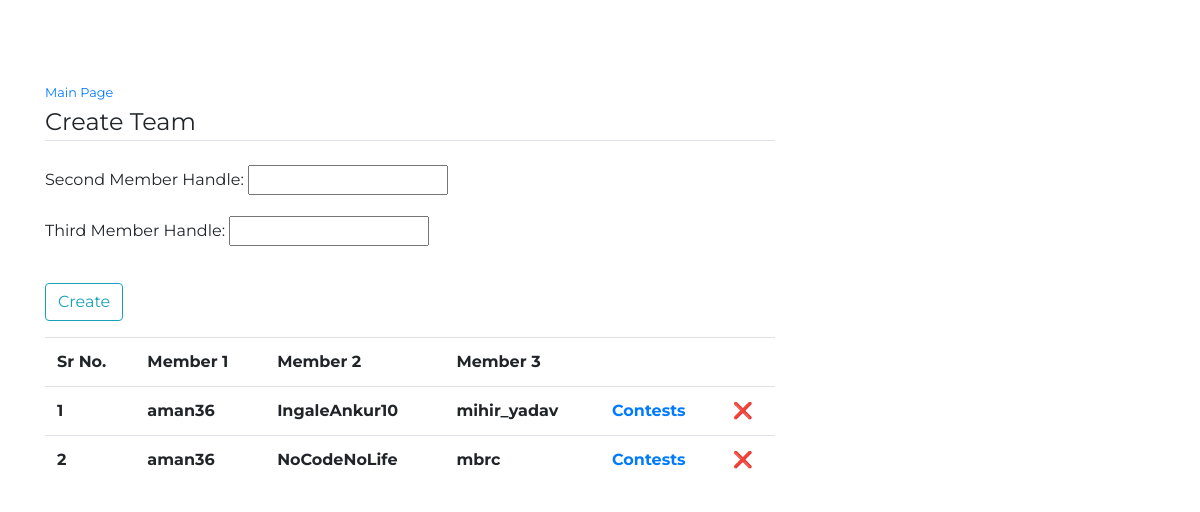
Page /codeforces-frenemies/createteam/ (signed in) on the committed database.
### cfFrenemies/models.py (models this page shows, shortened)
class User_Team(models.Model):
    creator_user = models.ForeignKey(User , on_delete=models.CASCADE , default = None)
    handle2 = models.CharField(max_length = 100)
    handle3 = models.CharField(max_length = 100)
    def __str__(self):
        a = [self.handle2, self.handle3]
        return ''.join(a)

class User(AbstractBaseUser):
    handle = models.CharField(max_length = 100 , unique = True)
    email = models.EmailField(max_length = 255)
    active = models.BooleanField(default=True)
    staff = models.BooleanField(default=False) # a admin user; non super-user
    admin = models.BooleanField(default=False) # a superuser
    USERNAME_FIELD = 'handle'
    REQUIRED_FIELDS = ['email']
    objects = UserManager()
    @property
    def is_active(self):
        return self.active

### cfFrenemies/views.py (the view)
# urls.py: path('createteam/' , views.createTeam, name = 'createTeam'),
def createTeam(request):
    if request.user.is_authenticated:
        if request.method == 'POST':
            form = CreateTeamForm(request.POST)
            if form.is_valid():
                handles = [
                    form.cleaned_data.get('handle2'),
                    form.cleaned_data.get('handle3')
                ]
                handles.sort()
                if request.user.handle in handles:
                    messages.error(request, 'Logged In user already in team.')
                else:
                    try:
                        user_team = User_Team.objects.get(
                            creator_user = request.user,
                            handle2 = handles[0],
                            handle3 = handles[1]
                        )
                    except User_Team.DoesNotExist:
                        user_team = User_Team(
                            creator_user = request.user,
                            handle2 = handles[0],
                            handle3 = handles[1],
                        )
                        user_team.save()
                        return redirect('createTeam')
                    else:
                        messages.error(request , 'Team already created.')
        else:
            form = CreateTeamForm()
        teams = []
        for team in User_Team.objects.filter(creator_user = request.user):
            teams.append({
                'team': team,
                'encrypted': signing.dumps({'id' : team.id})
            })
        print(teams)
        return render(
            request,
            template_name = 'cfFrenemies/createteam.html',
            context = {
                'form': form,
                'teams': teams
                }
            )
    else:
        redirect('login')
    pass

### cfFrenemies/forms.py (shortened to what this page needs)
class CreateTeamForm(forms.Form):
    handle2 = forms.CharField(label = 'Second Member Handle', widget=forms.TextInput)
    handle3 = forms.CharField(label = 'Third Member Handle', widget=forms.TextInput)

### cfFrenemies/templates/cfFrenemies/createteam.html (shortened to what this page needs)
{% extends "cfFrenemies/layout.html" %}
{% block content %}
    <div>
        <small>
            <a href="{% url 'index' %}">Main Page</a>
        </small>
    </div>
	<div class="content-section">
        <form method="POST">
            <fieldset class="form-group">
                <legend class="border-bottom mb-4">Create Team</legend>
                {{ form.as_p }}
            </fieldset>
            <div class="form-group">
                <button class="btn btn-outline-info" type="submit">Create</button>
            </div>
        </form>
    </div>
{% if teams %}
<table class = "table table-hover">
    <tr>
        <th class = "th-lg">
            Sr No.
        </th>
        <th class = "th-lg">
            Member 1
        </th>
        <th class = "th-lg">
            Member 2
        </th>
        <th class = "th-lg">
            Member 3
        </th>
        <th class = "th-lg">
        </th>
        <th class = "th-lg">
        </th>
    </tr>
    {% for team in teams %}
    <tr>
        <th class = "th-lg">
            {{ forloop.counter }}
        </th>
        <th class = "th-lg">
            {{ team.team.creator_user.handle }}
        </th>
        <th class = "th-lg">
            {{ team.team.handle2 }}
        </th>
        <th class = "th-lg">
            {{ team.team.handle3 }}
        </th>
        <th class = "th-lg">
            <a href="{% url 'showUnattemptedContests' team.encrypted %}" title = "Click to get team stats"
                style="font-weight:bold;">Contests</a>
        </th>
        <th class = "th-lg">
            <a href="{% url 'delTeam' team.team.handle2 team.team.handle3 %}" title = "Click to remove this team"
                style="color:#FF0000;font-weight:bold;">&#10060</a>
        </th>
    </tr>
    {% endfor %}
</table>
{% endif %}
{% endblock content %}

### cfFrenemies/templates/cfFrenemies/layout.html (style rules this page uses)
body { font-family: 'Montserrat'; }
table, th, td { padding: 5px; }
table { border-spacing: 15px; }

### rows in the picture
User_Team: team.creator_user.handle "aman36", team.handle2 "IngaleAnkur10", team.handle3 "mihir_yadav"
User_Team: team.creator_user.handle "aman36", team.handle2 "NoCodeNoLife", team.handle3 "mbrc"
